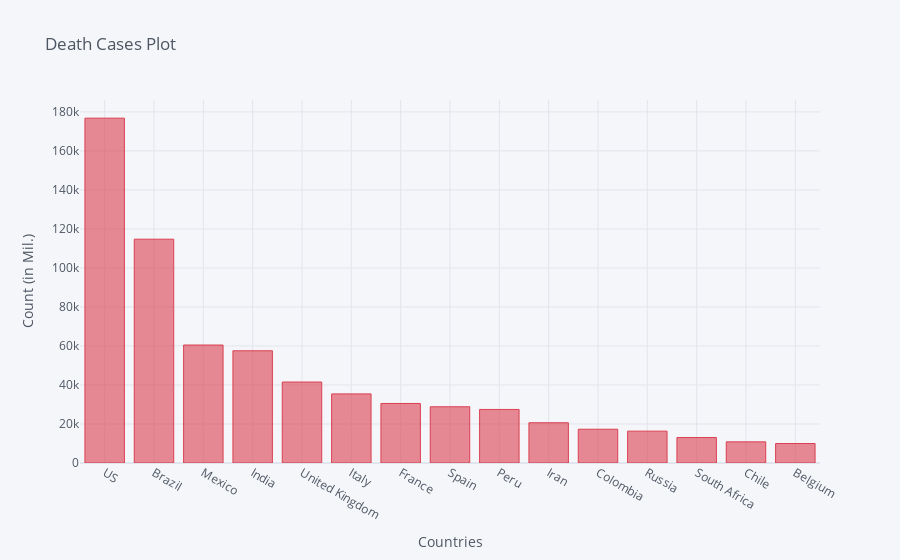

The cell this chart's notebook holds for it:
### Code cell
death_df2_plot.iplot(kind='bar', x='Country/Region', y='8/23/20',color='red',
                    title='Death Cases Plot',xTitle='Countries',yTitle='Count (in Mil.)')

### Figure 1 — Plotly figure (JSON) as saved in the notebook; plotly's stock layout.template omitted (floating-point values rounded to 4 significant figures)
{"data": [{"marker": {"color": "rgba(219, 64, 82, 0.6)", "line": {"color": "rgba(219, 64, 82, 1.0)", "width": 1}}, "name": "8/23/20", "orientation": "v", "text": "", "type": "bar", "x": ["US", "Brazil", "Mexico", "India", "United Kingdom", "Italy", "France", "Spain", "Peru", "Iran", "Colombia", "Russia", "South Africa", "Chile", "Belgium"], "y": [176802, 114744, 60480, 57542, 41515, 35437, 30518, 28838, 27453, 20643, 17316, 16341, 13059, 10852, 9992]}], "layout": {"legend": {"bgcolor": "#F5F6F9", "font": {"color": "#4D5663"}}, "paper_bgcolor": "#F5F6F9", "plot_bgcolor": "#F5F6F9", "title": {"font": {"color": "#4D5663"}, "text": "Death Cases Plot"}, "xaxis": {"gridcolor": "#E1E5ED", "showgrid": true, "tickfont": {"color": "#4D5663"}, "title": {"font": {"color": "#4D5663"}, "text": "Countries"}, "zerolinecolor": "#E1E5ED"}, "yaxis": {"gridcolor": "#E1E5ED", "showgrid": true, "tickfont": {"color": "#4D5663"}, "title": {"font": {"color": "#4D5663"}, "text": "Count (in Mil.)"}, "zerolinecolor": "#E1E5ED"}}}
